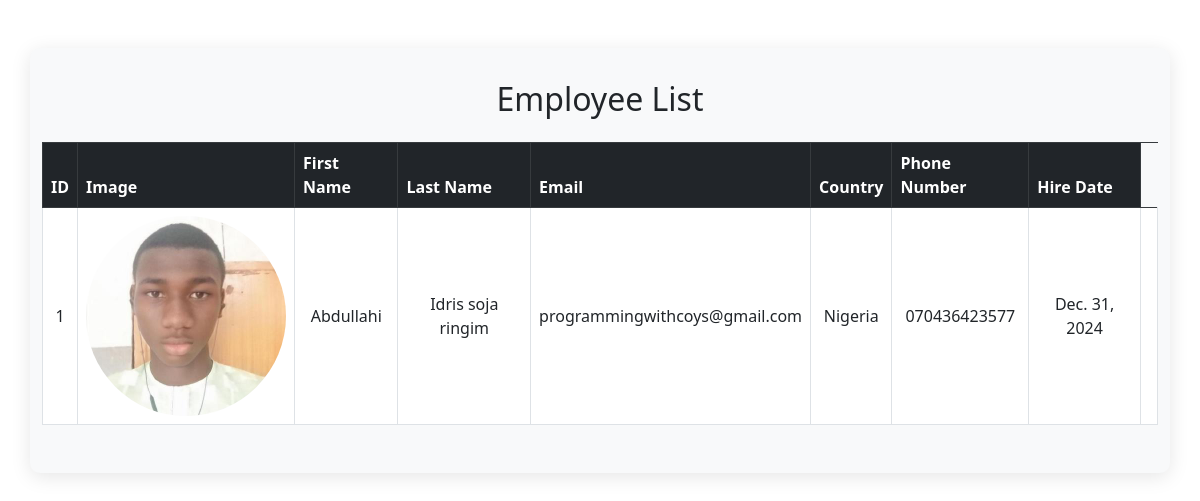
Page /list/ on the committed database.
### employees/models.py (models this page shows)
class Employee(models.Model):
    user = models.OneToOneField(User, on_delete=models.CASCADE, null=True, blank=True)
    first_name = models.CharField(max_length=25)
    last_name = models.CharField(max_length=25)
    email = models.EmailField(max_length=355, unique=True)
    phone_number = models.CharField(max_length=25, null=True, blank=True)
    country = models.CharField(max_length=40)
    username = models.CharField(max_length=25, unique=True)
    password = models.CharField(max_length=128)
    confirm_password = models.CharField(max_length=128, null=True, blank=True)
    hire_date = models.DateField(auto_now_add=True)
    profile_picture = models.ImageField(upload_to='employees/', null=True, blank=True)
    reset_token = models.UUIDField(default=uuid.uuid4, unique=True, null=True, blank=True)

### employees/views.py (the view)
# urls.py: path('', include('employees.urls')),
def employees(request):
    employee = Employee.objects.all()
    return render(request, 'employees/list.html', {'employee': employee })

### employees/templates/employees/list.html (shortened to what this page needs)
<!DOCTYPE html>
<html lang="en">
<head>
    <link href="https://cdn.jsdelivr.net/npm/bootstrap@5.3.0-alpha3/dist/css/bootstrap.min.css" rel="stylesheet">
</head>
<body>
<div class="container mt-5">
    <h2 class="text-center mb-4">Employee List</h2>
    <table class="table table-bordered table-hover">
        <thead class="table-dark">
            <tr>
                <th>ID</th>
                <th>Image</th>
                <th>First Name</th>
                <th>Last Name</th>
                <th>Email</th>
                <th>Country</th>
                <th>Phone Number</th>
                <th>Hire Date</th>
            </tr>
        </thead>
        <tbody>
            {% for employee in employee %}
            <tr>
                <td>{{ employee.id }}</td>
                <td>  {% if employee.profile_picture %}
                    <img src="{{ employee.profile_picture.url }}" alt="Profile Picture" style="width: 200px; height: 200px; border-radius: 100px;">
                    {% else %}
                    <h3>no img</h3>
                    {% endif %}  </td>
                <td>{{ employee.first_name }}</td>
                <td>{{ employee.last_name }}</td>
                <td>{{ employee.email }}</td>
                <td>{{ employee.country }}</td>
                <td>{{ employee.phone_number }}</td>
                <td>{{ employee.hire_date }}</td>
                <td>
            {% empty %}
            <tr>
                <td colspan="8" class="text-center">No employees found.</td>
            </tr>
            {% endfor %}
        </tbody>
    </table>
</div>
</body>
</html>

### employees/templates/employees/list.html (style rules this page uses)
.container { background-color: #f8f9fa; padding: 2rem; border-radius: 10px; box-shadow: 0 4px 20px rgba(0, 0, 0, 0.1); }
.table-dark { background-color: #343a40; color: #ffffff; }
.table-bordered td { vertical-align: middle; text-align: center; }

### rows in the picture
Employee: id "1", profile_picture (picture), first_name "Abdullahi", last_name "Idris soja ringim", email "programmingwithcoys@gmail.com", country "Nigeria", phone_number "070436423577", hire_date "Dec. 31, 2024"
